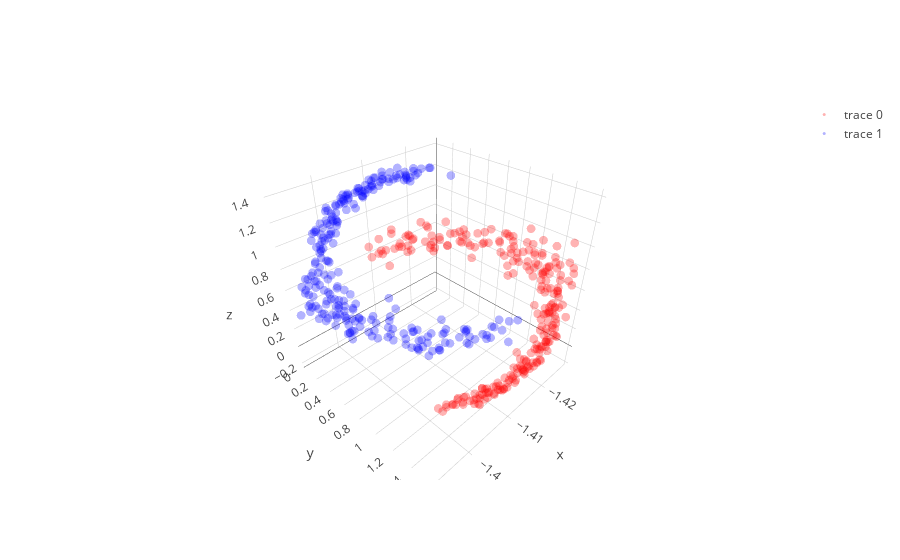

Write notebook code for a chart like this one.
### Code cell
# with all scale
expand_dim = 3
w1 = np.random.randn(2,expand_dim)
w2 = np.random.randn(expand_dim,1)
a  = np.ones(expand_dim); b = np.ones(expand_dim); c = np.zeros(expand_dim)
a = a/(np.sqrt(np.sum(a**2)))
b = b/(np.sqrt(np.sum(b**2)))

w1 = _sym_decorrelation(w1)
w2 = w2/(np.sqrt(np.sum(w2**2)))

temp_X = np.copy(X)
mini_batch_size = 10
for iter in range(2000):
    cum_loss = 0; temp_X   = shuffle(temp_X)
    
    for mini_batch in range(0,len(X),mini_batch_size):
        current_batch = temp_X[mini_batch:mini_batch+mini_batch_size]
        
        layer1 = current_batch @ w1
        layer1 = layer1  + (1/(iter+1))*np.random.randn(mini_batch_size,expand_dim)
        layer1a= a*g(b*layer1)+c
        layer1a= layer1a + (1/(iter+1))*np.random.randn(mini_batch_size,expand_dim)
        layer2 = layer1a       @ w2
        loss   = w2.T @ layer1a.T @ layer1a @ w2
        
        grad2 = -layer1a.T @ layer1a @ w2 
        grad1a= -layer1a@w2@w2.T
        grada = grad1a*g(b*layer1)
        gradb = grad1a*a*g_grad(b*layer1)*layer1
        gradc = grad1a
        grad1 = current_batch.T @(grad1a*a*g_grad(b*layer1)*b) - 2.5 * current_batch.T @ current_batch @ w1 

        w2 = w2 - 0.00000001  * grad2+ (1/(iter+1))*np.random.randn(expand_dim,1)
        a = a -   0.000009    * grada.mean(0)+ (1/(iter+1))*np.random.randn(expand_dim)
        b = b -   0.000009    * gradb.mean(0)+ (1/(iter+1))*np.random.randn(expand_dim)
        c = c -   0.0000009   * gradc.mean(0) + (1/(iter+1))*np.random.randn(expand_dim)
        w1 = w1 - 0.00000001  * grad1+ (1/(iter+1))*np.random.randn(2,expand_dim)
        
        w1 = _sym_decorrelation(w1)
        w2 = w2/(np.sqrt(np.sum(w2**2)))
        
        a = (a-a.mean())/a.std()
        b = (b-b.mean())/b.std()
        c = (c-c.mean())/c.std()

        cum_loss      = cum_loss + loss.mean()
        
    if iter%500==0:print('Iter : ',iter," Loss: ",cum_loss)

# projection
projected_mine = (a*g(b*(X @ w1))+c) @ w2

plt.figure(figsize=(20,5))
plt.subplot(1, 3, 1)
plt.scatter(X[y==0, 0], X[y==0, 1], color='red', alpha=0.5)
plt.scatter(X[y==1, 0], X[y==1, 1], color='blue', alpha=0.5)
plt.quiver(X.mean(0)[0], X.mean(0)[1], evector[0,0],evector[0,1], color=['b'], scale=2.5)
plt.quiver(X.mean(0)[0], X.mean(0)[1], evector[1,0],evector[1,1], color=['g'], scale=2.5)

plt.subplot(1, 3, 2,projection='3d')
one_layer_project = (a*g(b*(X @ w1))+c)
plt.scatter(one_layer_project[:,0],one_layer_project[:,1],one_layer_project[:,2], color='red')

plt.subplot(1, 3, 3)
plt.scatter(projected_mine[y==0], np.zeros((len(projected_mine)//2)),  color='red', alpha=0.05)
plt.scatter(projected_mine[y==1], np.zeros((len(projected_mine)//2)), color='blue', alpha=0.05)
plt.show()

trace1 = go.Scatter3d(
    x=one_layer_project[y==0,0],
    y=one_layer_project[y==0,1],
    z=one_layer_project[y==0,2],
    mode='markers',
    line=dict(color='red',width=0.5),
    marker=dict(size=3,opacity=0.3)
)
trace2 = go.Scatter3d(
    x=one_layer_project[y==1,0],
    y=one_layer_project[y==1,1],
    z=one_layer_project[y==1,2],
    mode='markers',
    line=dict(color='blue',width=0.5),
    marker=dict(size=3,opacity=0.3)
)
data = [trace1,trace2]
fig  = go.Figure(data=data)
iplot(fig)

### Figure 1 — Plotly figure (JSON) as saved in the notebook; plotly's stock layout.template omitted (floating-point values rounded to 4 significant figures; data arrays with more than 128 entries replaced by an {"elided": "..."} marker saying what was removed)
{"data": [{"line": {"color": "red", "width": 0.5}, "marker": {"opacity": 0.3, "size": 3}, "mode": "markers", "type": "scatter3d", "uid": "8936e0fe-76e3-4003-9d7b-5d8acfd77566", "x": {"elided": "250 float values"}, "y": {"elided": "250 float values"}, "z": {"elided": "250 float values"}}, {"line": {"color": "blue", "width": 0.5}, "marker": {"opacity": 0.3, "size": 3}, "mode": "markers", "type": "scatter3d", "uid": "62a82dc1-febf-491d-a359-5822bcd849a7", "x": {"elided": "250 float values"}, "y": {"elided": "250 float values"}, "z": {"elided": "250 float values"}}], "layout": {}}
